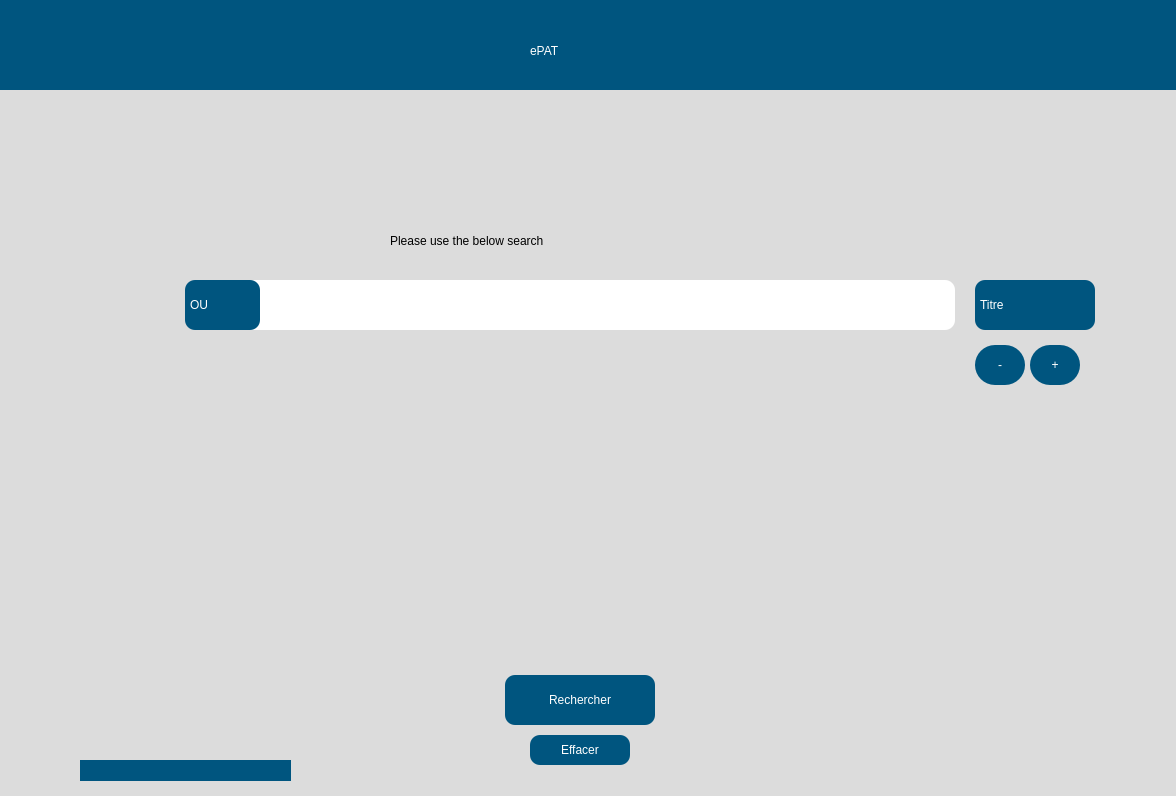
<?xml version="1.0" encoding="UTF-8"?>
<ui version="4.0">
 <class>Dialog</class>
 <widget class="QDialog" name="Dialog">
  <property name="geometry">
   <rect>
    <x>0</x>
    <y>0</y>
    <width>1176</width>
    <height>796</height>
   </rect>
  </property>
  <property name="windowTitle">
   <string>Dialogue</string>
  </property>
  <widget class="QWidget" name="widget" native="true">
   <property name="geometry">
    <rect>
     <x>-20</x>
     <y>0</y>
     <width>1200</width>
     <height>900</height>
    </rect>
   </property>
   <property name="styleSheet">
    <string notr="true">background-color: rgb(220, 220, 220);</string>
   </property>
   <widget class="QWidget" name="widget_2" native="true">
    <property name="geometry">
     <rect>
      <x>10</x>
      <y>0</y>
      <width>1200</width>
      <height>90</height>
     </rect>
    </property>
    <property name="styleSheet">
     <string notr="true">background-color: rgb(0, 85, 127);
</string>
    </property>
    <widget class="QLabel" name="label">
     <property name="geometry">
      <rect>
       <x>540</x>
       <y>20</y>
       <width>141</width>
       <height>61</height>
      </rect>
     </property>
     <property name="styleSheet">
      <string notr="true">font: 75 36pt &quot;Arial&quot;;
color: rgb(255, 255, 255);
</string>
     </property>
     <property name="text">
      <string>ePAT</string>
     </property>
    </widget>
    <widget class="QPushButton" name="settingButton1">
     <property name="geometry">
      <rect>
       <x>40</x>
       <y>20</y>
       <width>61</width>
       <height>61</height>
      </rect>
     </property>
     <property name="styleSheet">
      <string notr="true">background-color: transparent;
border-radius:3px;
font: 18pt &quot;MS Shell Dlg 2&quot;;
color: rgb(255, 255, 255);</string>
     </property>
     <property name="text">
      <string/>
     </property>
    </widget>
   </widget>
   <widget class="QLineEdit" name="textEdit">
    <property name="geometry">
     <rect>
      <x>225</x>
      <y>280</y>
      <width>750</width>
      <height>50</height>
     </rect>
    </property>
    <property name="styleSheet">
     <string notr="true">
            QLineEdit {
                border-radius: 10px;
                font: 16pt &quot;Arial&quot;;
                background-color: rgb(255, 255, 255);
                padding-top: 1px; 
                padding-bottom: 1px; 
            }
        </string>
    </property>
   </widget>
   <widget class="QPushButton" name="search">
    <property name="geometry">
     <rect>
      <x>525</x>
      <y>675</y>
      <width>150</width>
      <height>50</height>
     </rect>
    </property>
    <property name="styleSheet">
     <string notr="true">
            QPushButton {
                font: 75 20pt &quot;Arial&quot;;
                background-color: rgb(0, 85, 127);
                border-radius: 10px;
                color: rgb(255, 255, 255);
            }

            QPushButton:hover {
                background-color: rgb(0, 75, 117); /* Slightly darker color when hovered */
            }

            QPushButton:pressed {
                background-color: rgb(0, 65, 107); /* Even darker color when clicked */
            }
        </string>
    </property>
    <property name="text">
     <string>Rechercher</string>
    </property>
   </widget>
   <widget class="QPushButton" name="clearButton">
    <property name="geometry">
     <rect>
      <x>550</x>
      <y>735</y>
      <width>100</width>
      <height>30</height>
     </rect>
    </property>
    <property name="styleSheet">
     <string notr="true">
            QPushButton {
                font: 75 16pt &quot;Arial&quot;;
                background-color: rgb(0, 85, 127);
                border-radius: 10px;
                color: rgb(255, 255, 255);
            }

            QPushButton:hover {
                background-color: rgb(0, 75, 117); /* Slightly darker color when hovered */
            }

            QPushButton:pressed {
                background-color: rgb(0, 65, 107); /* Even darker color when clicked */
            }
        </string>
    </property>
    <property name="text">
     <string>Effacer</string>
    </property>
   </widget>
   <widget class="QLabel" name="label_2">
    <property name="geometry">
     <rect>
      <x>410</x>
      <y>210</y>
      <width>431</width>
      <height>61</height>
     </rect>
    </property>
    <property name="styleSheet">
     <string notr="true">font: 75 20pt &quot;Arial&quot;;</string>
    </property>
    <property name="text">
     <string>Please use the below search </string>
    </property>
   </widget>
   <widget class="QPushButton" name="pushButton">
    <property name="geometry">
     <rect>
      <x>1050</x>
      <y>345</y>
      <width>50</width>
      <height>40</height>
     </rect>
    </property>
    <property name="styleSheet">
     <string notr="true">
            QPushButton {
                font: 75 16pt &quot;Arial&quot;;
                background-color: rgb(0, 85, 127);
                border-radius: 20px;
                color: rgb(255, 255, 255);
            }

            QPushButton:hover {
                background-color: rgb(0, 75, 117); /* Slightly darker color when hovered */
            }

            QPushButton:pressed {
                background-color: rgb(0, 65, 107); /* Even darker color when clicked */
            }
        </string>
    </property>
    <property name="text">
     <string>+</string>
    </property>
   </widget>
   <widget class="QPushButton" name="removeButton">
    <property name="geometry">
     <rect>
      <x>995</x>
      <y>345</y>
      <width>50</width>
      <height>40</height>
     </rect>
    </property>
    <property name="styleSheet">
     <string notr="true">
            QPushButton {
                font: 75 16pt &quot;Arial&quot;;
                background-color: rgb(0, 85, 127);
                border-radius: 20px;
                color: rgb(255, 255, 255);
            }

            QPushButton:hover {
                background-color: rgb(0, 75, 117); /* Slightly darker color when hovered */
            }

            QPushButton:pressed {
                background-color: rgb(0, 65, 107); /* Even darker color when clicked */
            }
        </string>
    </property>
    <property name="text">
     <string>-</string>
    </property>
   </widget>
   <widget class="QComboBox" name="booleanBox">
    <property name="geometry">
     <rect>
      <x>205</x>
      <y>280</y>
      <width>75</width>
      <height>50</height>
     </rect>
    </property>
    <property name="styleSheet">
     <string notr="true">
            QComboBox {
                color: rgb(255, 255, 255);
                font: 75 16pt &quot;MS Shell Dlg 2&quot;;
                background-color: rgb(0, 85, 127);
                border-radius: 10px;
            }

            QComboBox:hover {
                background-color: rgb(0, 75, 117); /* Slightly darker color when hovered */
            }

            QComboBox:pressed {
                background-color: rgb(0, 65, 107); /* Even darker color when clicked */
            }

            QComboBox::drop-down {
                border-left-color: darkgray;
            }

            QComboBox::down-arrow {
                image: url(resources/dropdown_icon.png);
                width: 21px;
                height: 15px;
                padding-right: 15px;
            }

            QComboBox QAbstractItemView {
                color: rgb(255, 255, 255);
                background-color: rgb(0, 85, 127);
                border-bottom-right-radius: 20px;
                border-bottom-left-radius: 20px;
            }
        </string>
    </property>
    <item>
     <property name="text">
      <string>OU</string>
     </property>
    </item>
    <item>
     <property name="text">
      <string/>
     </property>
    </item>
   </widget>
   <widget class="QComboBox" name="booleanBoxRight">
    <property name="geometry">
     <rect>
      <x>995</x>
      <y>280</y>
      <width>120</width>
      <height>50</height>
     </rect>
    </property>
    <property name="styleSheet">
     <string notr="true">
            QComboBox {
                color: rgb(255, 255, 255);
                font: 75 12pt &quot;MS Shell Dlg 2&quot;;
                border-radius: 10px;
                background-color: rgb(0, 85, 127);
            }

            QComboBox:hover {
                background-color: rgb(0, 75, 117); /* Slightly darker color when hovered */
            }

            QComboBox:pressed {
                background-color: rgb(0, 65, 107); /* Even darker color when clicked */
            }

            QComboBox::drop-down {
                border-left-color: darkgray;
            }

            QComboBox::down-arrow {
                image: url(resources/dropdown_icon.png);
                width: 21px;
                height: 15px;
                padding-right: 15px;
            }

            QComboBox QAbstractItemView {
                color: rgb(255, 255, 255);
                background-color: rgb(0, 85, 127);
                border-bottom-right-radius: 20px;
                border-bottom-left-radius: 20px;
            }
        </string>
    </property>
    <item>
     <property name="text">
      <string>Titre</string>
     </property>
    </item>
    <item>
     <property name="text">
      <string>eISBN</string>
     </property>
    </item>
    <item>
     <property name="text">
      <string>OCN</string>
     </property>
    </item>
   </widget>
   <widget class="QLabel" name="institutionName">
    <property name="geometry">
     <rect>
      <x>100</x>
      <y>760</y>
      <width>211</width>
      <height>21</height>
     </rect>
    </property>
    <property name="styleSheet">
     <string notr="true">background-color: rgb(0, 85, 127);
color: rgb(255, 255, 255);</string>
    </property>
    <property name="text">
     <string/>
    </property>
   </widget>
   <widget class="QLabel" name="internetConnection">
    <property name="geometry">
     <rect>
      <x>40</x>
      <y>760</y>
      <width>47</width>
      <height>21</height>
     </rect>
    </property>
    <property name="text">
     <string/>
    </property>
   </widget>
  </widget>
 </widget>
 <resources/>
 <connections/>
</ui>
